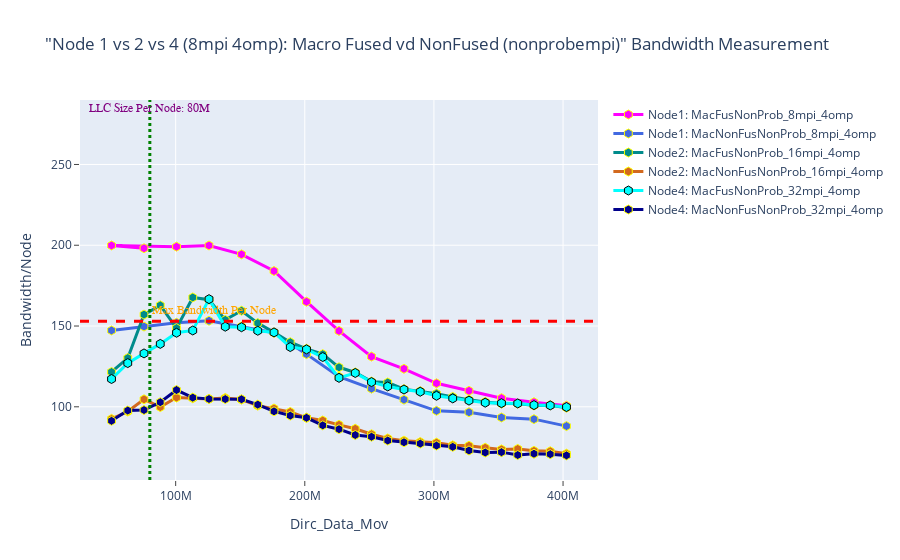

Source (notebook cell):
### Markdown cell above
## Bandwidth Macro Fused vs NonFused NonProbmpi: Node1 vs 2 vs 4 (8 mpi 4omp per node)

### Code cell
fig = go.Figure() 

# Node 1
fig.add_trace(go.Scatter(x=(dfn1MacFusNonProb_8mpi_4omp.Dirc_Data_Mov*(dfn1MacFusNonProb_8mpi_4omp.MPI_size)), 
                         y=(dfn1MacFusNonProb_8mpi_4omp.BAND*(dfn1MacFusNonProb_8mpi_4omp.MPI_size)), 
                         mode='lines+markers', 
                         name='Node1: MacFusNonProb_8mpi_4omp',
                         line=dict(color='magenta',width=3),
                         marker=dict(symbol='hexagon',size=9, line=dict(color='yellow',width=1))))


fig.add_trace(go.Scatter(x=(dfn1MacNonFusNonProb_8mpi_4omp.Dirc_Data_Mov*(dfn1MacNonFusNonProb_8mpi_4omp.MPI_size)), 
                         y=(dfn1MacNonFusNonProb_8mpi_4omp.BAND*(dfn1MacNonFusNonProb_8mpi_4omp.MPI_size)), 
                         mode='lines+markers', 
                         name='Node1: MacNonFusNonProb_8mpi_4omp',
                         line=dict(color='royalblue',width=3),
                         marker=dict(symbol='hexagon',size=9, line=dict(color='yellow',width=1))))


# Node 2
fig.add_trace(go.Scatter(x=(dfn2MacFusNonProb_16mpi_4omp.Dirc_Data_Mov*(dfn2MacFusNonProb_16mpi_4omp.MPI_size/2)), 
                         y=(dfn2MacFusNonProb_16mpi_4omp.BAND*(dfn2MacFusNonProb_16mpi_4omp.MPI_size/2)), 
                         mode='lines+markers', 
                         name='Node2: MacFusNonProb_16mpi_4omp',
                         line=dict(color='darkcyan',width=3),
                         marker=dict(symbol='hexagon',size=9, line=dict(color='yellow',width=1))))


fig.add_trace(go.Scatter(x=(dfn2MacNonFusNonProb_16mpi_4omp.Dirc_Data_Mov*(dfn2MacNonFusNonProb_16mpi_4omp.MPI_size/2)), 
                         y=(dfn2MacNonFusNonProb_16mpi_4omp.BAND*(dfn2MacNonFusNonProb_16mpi_4omp.MPI_size/2)), 
                         mode='lines+markers', 
                         name='Node2: MacNonFusNonProb_16mpi_4omp',
                         line=dict(color='chocolate',width=3),
                         marker=dict(symbol='hexagon',size=9, line=dict(color='yellow',width=1))))



# Node 4
fig.add_trace(go.Scatter(x=(dfn4MacFusNonProb_32mpi_4omp.Dirc_Data_Mov*(dfn4MacFusNonProb_32mpi_4omp.MPI_size/4)), 
                         y=(dfn4MacFusNonProb_32mpi_4omp.BAND*(dfn4MacFusNonProb_32mpi_4omp.MPI_size/4)), 
                         mode='lines+markers', 
                         name='Node4: MacFusNonProb_32mpi_4omp',
                         line=dict(color='cyan',width=3),
                         marker=dict(symbol='hexagon',size=9, line=dict(color='black',width=1))))

fig.add_trace(go.Scatter(x=(dfn4MacNonFusNonProb_32mpi_4omp.Dirc_Data_Mov*(dfn4MacNonFusNonProb_32mpi_4omp.MPI_size/4)), 
                         y=(dfn4MacNonFusNonProb_32mpi_4omp.BAND*(dfn4MacNonFusNonProb_32mpi_4omp.MPI_size/4)), 
                         mode='lines+markers', 
                         name='Node4: MacNonFusNonProb_32mpi_4omp',
                         line=dict(color='darkblue',width=3),
                         marker=dict(symbol='hexagon',size=9, line=dict(color='yellow',width=1))))






# Adding vertical and horizontal lines 
fig.add_vline(x=80e6, line_width=3, line_dash="dot", line_color="green")
fig.add_hline(y=153, line_width=3, line_dash="dash", line_color="red")

# Add annotation with arrow
fig.add_annotation(
    x='80e6'
    , y=280
    , text=f'LLC Size Per Node: 80M'
    , yanchor='bottom'
    , showarrow=False
    , arrowhead=1
    , arrowsize=1
    , arrowwidth=2
    , arrowcolor="#636363"
    , ax=-20
    , ay=-30
    , font=dict(size=12, color="purple", family="Sans Serif")
    , align="left"
    ,)

fig.add_annotation(
    x='130e6'
    , y=155
    , text=f'Max Bandwidth Per Node'
    , yanchor='bottom'
    , showarrow=False
    , arrowhead=1
    , arrowsize=1
    , arrowwidth=2
    , arrowcolor="#636363"
    , ax=-20
    , ay=-30
    , font=dict(size=12, color="orange", family="Sans Serif")
    , align="left"
    ,)


fig.update_layout(title='"Node 1 vs 2 vs 4 (8mpi 4omp): Macro Fused vd NonFused (nonprobempi)" Bandwidth Measurement',
                  xaxis_title='Dirc_Data_Mov', yaxis_title='Bandwidth/Node', 
                  xaxis=dict(ticks="outside"),  
                  yaxis=dict(ticks="outside"))

### Figure 1 — Plotly figure (JSON) as saved in the notebook; plotly's stock layout.template omitted (floating-point values rounded to 4 significant figures)
{"data": [{"line": {"color": "magenta", "width": 3}, "marker": {"line": {"color": "yellow", "width": 1}, "size": 9, "symbol": "hexagon"}, "mode": "lines+markers", "name": "Node1: MacFusNonProb_8mpi_4omp", "type": "scatter", "x": [75497472, 50331648, 100663296, 125829120, 150994944, 176160768, 201326592, 226492416, 251658240, 276824064, 301989888, 327155712, 352321536, 377487360, 402653184], "y": [198.1, 199.9, 199.1, 199.9, 194.3, 184.1, 165.1, 147.0, 131.1, 123.5, 114.5, 109.9, 105.4, 102.9, 100.7]}, {"line": {"color": "royalblue", "width": 3}, "marker": {"line": {"color": "yellow", "width": 1}, "size": 9, "symbol": "hexagon"}, "mode": "lines+markers", "name": "Node1: MacNonFusNonProb_8mpi_4omp", "type": "scatter", "x": [50331648, 75497472, 100663296, 125829120, 150994944, 176160768, 201326592, 226492416, 251658240, 276824064, 301989888, 327155712, 352321536, 377487360, 402653184], "y": [147.3, 149.7, 152.0, 153.3, 149.7, 145.8, 132.6, 118.6, 111.2, 104.4, 97.52, 96.62, 93.4, 92.36, 88.05]}, {"line": {"color": "darkcyan", "width": 3}, "marker": {"line": {"color": "yellow", "width": 1}, "size": 9, "symbol": "hexagon"}, "mode": "lines+markers", "name": "Node2: MacFusNonProb_16mpi_4omp", "type": "scatter", "x": [50331648, 62914560, 75497472, 88080384, 100663296, 113246208, 125829120, 138412032, 150994944, 163577856, 176160768, 188743680, 201326592, 213909504, 226492416, 239075328, 251658240, 264241152, 276824064, 289406976, 301989888, 314572800, 327155712, 339738624, 352321536, 364904448, 377487360, 390070272, 402653184], "y": [121.6, 130.2, 157.1, 162.8, 148.7, 167.7, 166.3, 153.8, 159.5, 151.8, 146.1, 140.0, 135.9, 132.6, 124.4, 121.3, 115.6, 115.1, 110.9, 109.7, 108.2, 106.1, 104.3, 103.0, 102.0, 102.0, 100.8, 101.0, 99.44]}, {"line": {"color": "chocolate", "width": 3}, "marker": {"line": {"color": "yellow", "width": 1}, "size": 9, "symbol": "hexagon"}, "mode": "lines+markers", "name": "Node2: MacNonFusNonProb_16mpi_4omp", "type": "scatter", "x": [50331648, 62914560, 75497472, 88080384, 100663296, 113246208, 125829120, 138412032, 150994944, 163577856, 176160768, 188743680, 201326592, 213909504, 226492416, 239075328, 251658240, 264241152, 276824064, 289406976, 301989888, 314572800, 327155712, 339738624, 352321536, 364904448, 377487360, 390070272, 402653184], "y": [92.52, 97.07, 104.6, 99.81, 105.7, 105.3, 104.9, 105.5, 104.5, 100.7, 98.94, 96.81, 93.18, 91.5, 88.83, 86.4, 83.01, 80.4, 79.05, 78.19, 77.8, 76.14, 75.88, 74.67, 73.64, 73.95, 72.73, 72.47, 70.97]}, {"line": {"color": "cyan", "width": 3}, "marker": {"line": {"color": "black", "width": 1}, "size": 9, "symbol": "hexagon"}, "mode": "lines+markers", "name": "Node4: MacFusNonProb_32mpi_4omp", "type": "scatter", "x": [50331648, 62914560, 75497472, 88080384, 100663296, 113246208, 125829120, 138412032, 150994944, 163577856, 176160768, 188743680, 201326592, 213909504, 226492416, 239075328, 251658240, 264241152, 276824064, 289406976, 301989888, 314572800, 327155712, 339738624, 352321536, 364904448, 377487360, 390070272, 402653184], "y": [117.2, 127.0, 133.0, 138.9, 145.8, 147.2, 166.6, 149.6, 149.2, 147.1, 146.0, 137.0, 135.5, 130.8, 117.9, 120.9, 115.3, 112.6, 110.7, 109.3, 106.8, 105.2, 103.8, 102.5, 102.3, 102.1, 101.1, 100.9, 99.85]}, {"line": {"color": "darkblue", "width": 3}, "marker": {"line": {"color": "yellow", "width": 1}, "size": 9, "symbol": "hexagon"}, "mode": "lines+markers", "name": "Node4: MacNonFusNonProb_32mpi_4omp", "type": "scatter", "x": [50331648, 62914560, 75497472, 88080384, 100663296, 113246208, 125829120, 138412032, 150994944, 163577856, 176160768, 188743680, 201326592, 213909504, 226492416, 239075328, 251658240, 264241152, 276824064, 289406976, 301989888, 314572800, 327155712, 339738624, 352321536, 364904448, 377487360, 390070272, 402653184], "y": [91.31, 97.67, 97.98, 102.8, 110.4, 105.7, 104.8, 104.8, 104.7, 101.3, 97.2, 94.54, 93.19, 88.52, 86.14, 82.55, 81.47, 79.1, 78.06, 77.21, 75.98, 75.21, 72.95, 71.71, 71.94, 70.14, 70.96, 70.68, 69.93]}], "layout": {"annotations": [{"align": "left", "arrowcolor": "#636363", "arrowhead": 1, "arrowsize": 1, "arrowwidth": 2, "ax": -20, "ay": -30, "font": {"color": "purple", "family": "Sans Serif", "size": 12}, "showarrow": false, "text": "LLC Size Per Node: 80M", "x": "80e6", "y": 280, "yanchor": "bottom"}, {"align": "left", "arrowcolor": "#636363", "arrowhead": 1, "arrowsize": 1, "arrowwidth": 2, "ax": -20, "ay": -30, "font": {"color": "orange", "family": "Sans Serif", "size": 12}, "showarrow": false, "text": "Max Bandwidth Per Node", "x": "130e6", "y": 155, "yanchor": "bottom"}], "shapes": [{"line": {"color": "green", "dash": "dot", "width": 3}, "type": "line", "x0": 80000000, "x1": 80000000, "xref": "x", "y0": 0, "y1": 1, "yref": "y domain"}, {"line": {"color": "red", "dash": "dash", "width": 3}, "type": "line", "x0": 0, "x1": 1, "xref": "x domain", "y0": 153, "y1": 153, "yref": "y"}], "title": {"text": "\"Node 1 vs 2 vs 4 (8mpi 4omp): Macro Fused vd NonFused (nonprobempi)\" Bandwidth Measurement"}, "xaxis": {"ticks": "outside", "title": {"text": "Dirc_Data_Mov"}}, "yaxis": {"ticks": "outside", "title": {"text": "Bandwidth/Node"}}}}
